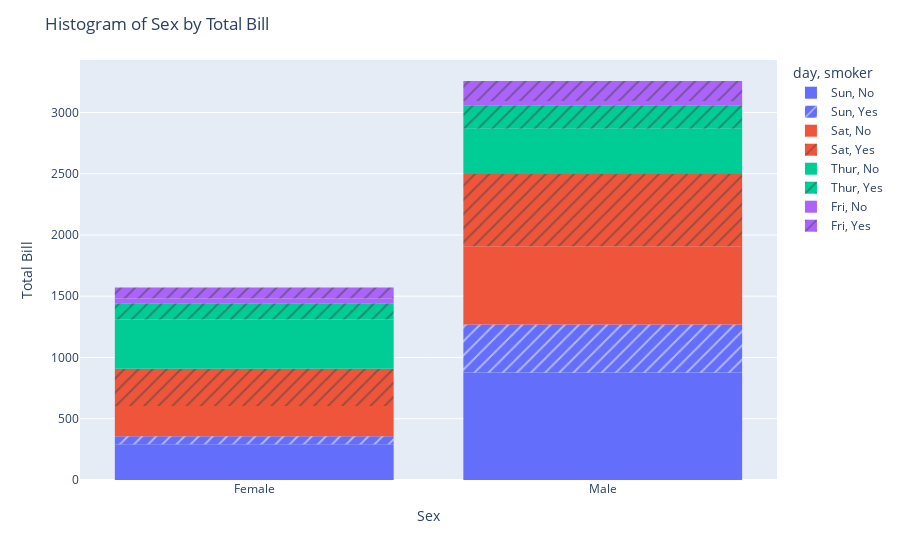

This figure's notebook cell:
### Markdown cell above
# Q3. Using the tips dataset in the Plotly library, Plot a histogram for x= "sex" and y="total_bill" column in the tips dataset. Also, use the "smoker" column with the pattern_shape parameter and the "day" column with the color parameter.

### Code cell
fig = px.histogram(tips_data, x= "sex" ,y="total_bill",pattern_shape="smoker",color="day")
fig.update_layout(title="Histogram of Sex by Total Bill",
                  xaxis_title="Sex",
                  yaxis_title="Total Bill")
fig.show()

### Figure 1 — Plotly figure (JSON) as saved in the notebook; plotly's stock layout.template omitted (floating-point values rounded to 4 significant figures)
{"data": [{"alignmentgroup": "True", "bingroup": "x", "histfunc": "sum", "hovertemplate": "day=Sun<br>smoker=No<br>sex=%{x}<br>sum of total_bill=%{y}<extra></extra>", "legendgroup": "Sun, No", "marker": {"color": "#636efa", "pattern": {"shape": ""}}, "name": "Sun, No", "offsetgroup": "Sun, No", "orientation": "v", "showlegend": true, "type": "histogram", "x": ["Female", "Male", "Male", "Male", "Female", "Male", "Male", "Male", "Male", "Male", "Male", "Female", "Male", "Male", "Female", "Male", "Female", "Male", "Female", "Male", "Male", "Male", "Male", "Male", "Male", "Male", "Male", "Male", "Male", "Female", "Female", "Male", "Male", "Male", "Male", "Male", "Female", "Female", "Male", "Male", "Male", "Male", "Male", "Male", "Female", "Male", "Female", "Female", "Male", "Male", "Male", "Female", "Male", "Male", "Male", "Male", "Male"], "xaxis": "x", "y": [16.99, 10.34, 21.01, 23.68, 24.59, 25.29, 8.77, 26.88, 15.04, 14.78, 10.27, 35.26, 15.42, 18.43, 14.83, 21.58, 10.33, 16.29, 16.97, 17.46, 13.94, 9.68, 30.4, 18.29, 22.23, 32.4, 28.55, 18.04, 12.54, 10.29, 34.81, 9.94, 25.56, 19.49, 38.07, 23.95, 25.71, 17.31, 29.93, 14.07, 13.13, 17.26, 24.55, 19.77, 29.85, 48.17, 25, 13.39, 16.49, 21.5, 12.66, 16.21, 13.81, 24.52, 20.76, 31.71, 20.69], "yaxis": "y"}, {"alignmentgroup": "True", "bingroup": "x", "histfunc": "sum", "hovertemplate": "day=Sun<br>smoker=Yes<br>sex=%{x}<br>sum of total_bill=%{y}<extra></extra>", "legendgroup": "Sun, Yes", "marker": {"color": "#636efa", "pattern": {"shape": "/"}}, "name": "Sun, Yes", "offsetgroup": "Sun, Yes", "orientation": "v", "showlegend": true, "type": "histogram", "x": ["Female", "Male", "Male", "Male", "Male", "Male", "Male", "Female", "Male", "Male", "Male", "Male", "Male", "Male", "Female", "Male", "Female", "Male", "Male"], "xaxis": "x", "y": [17.51, 7.25, 31.85, 16.82, 32.9, 17.89, 14.48, 9.6, 34.63, 34.65, 23.33, 45.35, 23.17, 40.55, 20.9, 30.46, 18.15, 23.1, 15.69], "yaxis": "y"}, {"alignmentgroup": "True", "bingroup": "x", "histfunc": "sum", "hovertemplate": "day=Sat<br>smoker=No<br>sex=%{x}<br>sum of total_bill=%{y}<extra></extra>", "legendgroup": "Sat, No", "marker": {"color": "#EF553B", "pattern": {"shape": ""}}, "name": "Sat, No", "offsetgroup": "Sat, No", "orientation": "v", "showlegend": true, "type": "histogram", "x": ["Male", "Male", "Female", "Female", "Male", "Male", "Male", "Male", "Male", "Male", "Female", "Male", "Male", "Female", "Female", "Male", "Male", "Male", "Female", "Male", "Male", "Male", "Female", "Male", "Male", "Male", "Female", "Male", "Male", "Female", "Female", "Male", "Female", "Male", "Male", "Female", "Male", "Male", "Male", "Male", "Male", "Male", "Female", "Male", "Male"], "xaxis": "x", "y": [20.65, 17.92, 20.29, 15.77, 39.42, 19.82, 17.81, 13.37, 12.69, 21.7, 19.65, 9.55, 18.35, 15.06, 20.69, 17.78, 24.06, 16.31, 16.93, 18.69, 31.27, 16.04, 26.41, 48.27, 17.59, 20.08, 16.45, 20.23, 12.02, 17.07, 14.73, 10.51, 20.92, 18.24, 14, 7.25, 48.33, 20.45, 13.28, 11.61, 10.77, 10.07, 35.83, 29.03, 17.82], "yaxis": "y"}, {"alignmentgroup": "True", "bingroup": "x", "histfunc": "sum", "hovertemplate": "day=Sat<br>smoker=Yes<br>sex=%{x}<br>sum of total_bill=%{y}<extra></extra>", "legendgroup": "Sat, Yes", "marker": {"color": "#EF553B", "pattern": {"shape": "/"}}, "name": "Sat, Yes", "offsetgroup": "Sat, Yes", "orientation": "v", "showlegend": true, "type": "histogram", "x": ["Male", "Male", "Male", "Male", "Male", "Male", "Female", "Male", "Female", "Female", "Male", "Female", "Female", "Male", "Male", "Male", "Female", "Female", "Female", "Male", "Male", "Male", "Male", "Male", "Female", "Male", "Male", "Female", "Female", "Female", "Male", "Male", "Male", "Female", "Female", "Male", "Male", "Male", "Male", "Male", "Female", "Male"], "xaxis": "x", "y": [38.01, 11.24, 20.29, 13.81, 11.02, 18.29, 3.07, 15.01, 26.86, 25.28, 17.92, 44.3, 22.42, 15.36, 20.49, 25.21, 14.31, 10.59, 10.63, 50.81, 15.81, 26.59, 38.73, 24.27, 12.76, 30.06, 25.89, 13.27, 28.17, 12.9, 28.15, 11.59, 7.74, 30.14, 22.12, 24.01, 15.69, 15.53, 12.6, 32.83, 27.18, 22.67], "yaxis": "y"}, {"alignmentgroup": "True", "bingroup": "x", "histfunc": "sum", "hovertemplate": "day=Thur<br>smoker=No<br>sex=%{x}<br>sum of total_bill=%{y}<extra></extra>", "legendgroup": "Thur, No", "marker": {"color": "#00cc96", "pattern": {"shape": ""}}, "name": "Thur, No", "offsetgroup": "Thur, No", "orientation": "v", "showlegend": true, "type": "histogram", "x": ["Male", "Male", "Male", "Male", "Female", "Male", "Female", "Male", "Male", "Male", "Male", "Female", "Female", "Female", "Male", "Female", "Male", "Male", "Female", "Female", "Male", "Female", "Female", "Male", "Male", "Female", "Female", "Female", "Female", "Female", "Female", "Female", "Female", "Female", "Male", "Male", "Female", "Female", "Female", "Female", "Female", "Male", "Male", "Male", "Female"], "xaxis": "x", "y": [27.2, 22.76, 17.29, 16.66, 10.07, 15.98, 34.83, 13.03, 18.28, 24.71, 21.16, 10.65, 12.43, 24.08, 11.69, 13.42, 14.26, 15.95, 12.48, 29.8, 8.52, 14.52, 11.38, 22.82, 19.08, 20.27, 11.17, 12.26, 18.26, 8.51, 10.33, 14.15, 13.16, 17.47, 34.3, 41.19, 27.05, 16.43, 8.35, 18.64, 11.87, 9.78, 7.51, 7.56, 18.78], "yaxis": "y"}, {"alignmentgroup": "True", "bingroup": "x", "histfunc": "sum", "hovertemplate": "day=Thur<br>smoker=Yes<br>sex=%{x}<br>sum of total_bill=%{y}<extra></extra>", "legendgroup": "Thur, Yes", "marker": {"color": "#00cc96", "pattern": {"shape": "/"}}, "name": "Thur, Yes", "offsetgroup": "Thur, Yes", "orientation": "v", "showlegend": true, "type": "histogram", "x": ["Male", "Male", "Male", "Female", "Male", "Male", "Male", "Male", "Female", "Female", "Male", "Male", "Female", "Female", "Female", "Male", "Female"], "xaxis": "x", "y": [19.44, 32.68, 16, 19.81, 28.44, 15.48, 16.58, 10.34, 43.11, 13, 13.51, 18.71, 12.74, 13, 16.4, 20.53, 16.47], "yaxis": "y"}, {"alignmentgroup": "True", "bingroup": "x", "histfunc": "sum", "hovertemplate": "day=Fri<br>smoker=No<br>sex=%{x}<br>sum of total_bill=%{y}<extra></extra>", "legendgroup": "Fri, No", "marker": {"color": "#ab63fa", "pattern": {"shape": ""}}, "name": "Fri, No", "offsetgroup": "Fri, No", "orientation": "v", "showlegend": true, "type": "histogram", "x": ["Male", "Female", "Male", "Female"], "xaxis": "x", "y": [22.49, 22.75, 12.46, 15.98], "yaxis": "y"}, {"alignmentgroup": "True", "bingroup": "x", "histfunc": "sum", "hovertemplate": "day=Fri<br>smoker=Yes<br>sex=%{x}<br>sum of total_bill=%{y}<extra></extra>", "legendgroup": "Fri, Yes", "marker": {"color": "#ab63fa", "pattern": {"shape": "/"}}, "name": "Fri, Yes", "offsetgroup": "Fri, Yes", "orientation": "v", "showlegend": true, "type": "histogram", "x": ["Male", "Female", "Female", "Male", "Male", "Male", "Male", "Female", "Female", "Male", "Female", "Male", "Male", "Female", "Female"], "xaxis": "x", "y": [28.97, 5.75, 16.32, 40.17, 27.28, 12.03, 21.01, 11.35, 15.38, 12.16, 13.42, 8.58, 13.42, 16.27, 10.09], "yaxis": "y"}], "layout": {"autosize": true, "barmode": "relative", "legend": {"title": {"text": "day, smoker"}, "tracegroupgap": 0}, "margin": {"t": 60}, "title": {"text": "Histogram of Sex by Total Bill"}, "xaxis": {"anchor": "y", "autorange": true, "domain": [0, 1], "range": [-0.5, 1.5], "title": {"text": "Sex"}, "type": "category"}, "yaxis": {"anchor": "x", "autorange": true, "domain": [0, 1], "range": [0, 3428.0], "title": {"text": "Total Bill"}, "type": "linear"}}}
